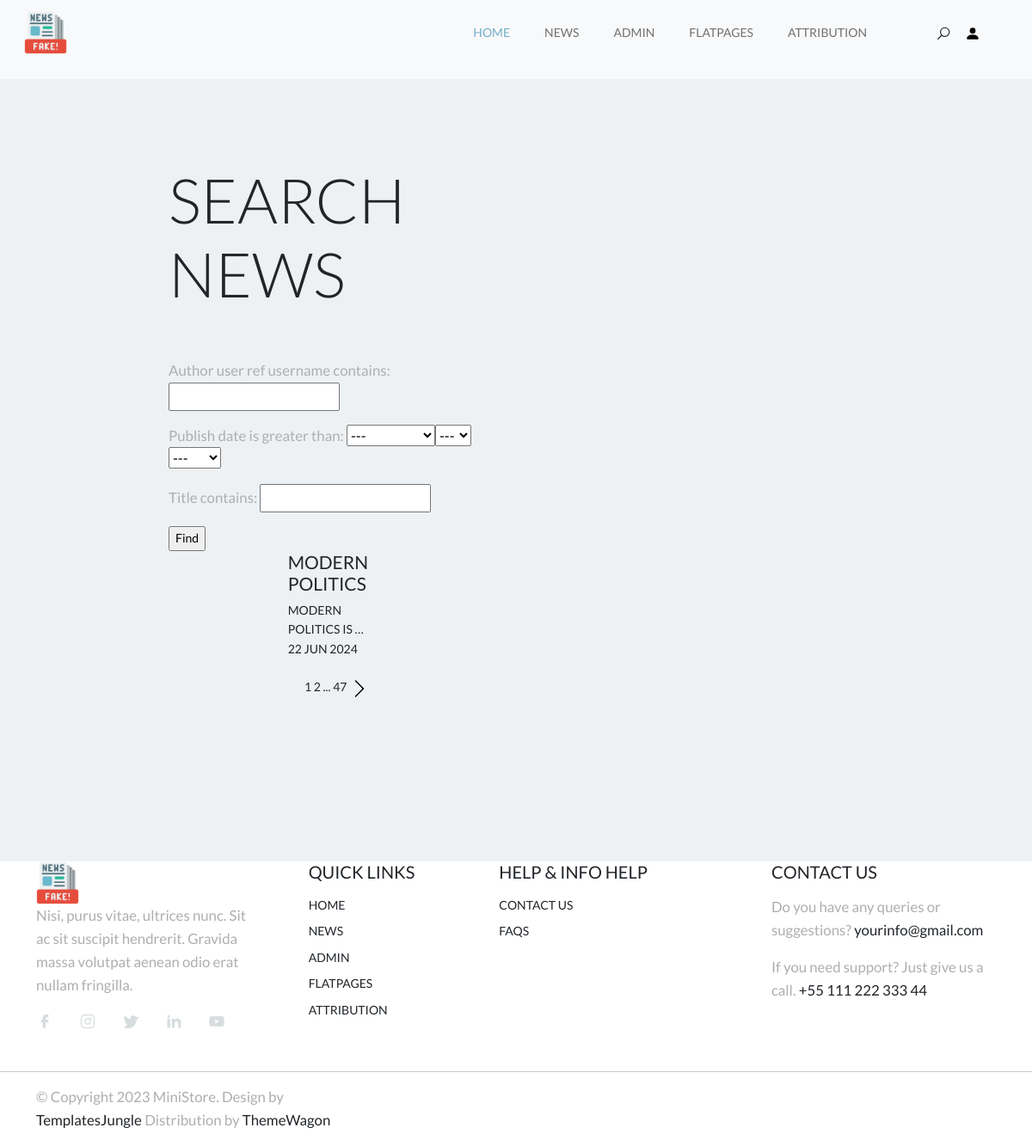
The app's page /news/search/ with its own data.
### news/models.py (models this page shows, shortened)
class Post(models.Model):
    article = "ar"
    news = "nw"
    PostTypes = [(article, "Article"), (news, "News")]
    publish_date = models.DateTimeField(auto_now_add=True)
    author = models.ForeignKey(Author, on_delete=models.CASCADE,related_name="authors")
    post_type = models.CharField(max_length=2, choices=PostTypes, default=news)
    category = models.ManyToManyField(Category, through="PostCategory")
    title = models.CharField(max_length=64)
    content = models.TextField()
    rating = models.FloatField(default=0.0)

### news/views.py (the view)
# urls.py: path('search/', PostSearch.as_view(), name='posts_search'),
class PostSearch(ListView):
    model = Post
    template_name = 'posts_search.html'
    context_object_name = 'posts'
    paginate_by = 1
    def get_queryset(self):
        queryset = super().get_queryset()
        self.filterset = PostFilter(self.request.GET, queryset)
        return self.filterset.qs
    def get_context_data(self, **kwargs):
        context = super().get_context_data(**kwargs)
        context['filterset'] = self.filterset
        return context

### news/templatetags/custom_filters.py (called while the page is built)
@register.simple_tag(takes_context=True)
def with_context(context, **kwargs):
    c = context['request'].GET.copy()
    for key, arg in kwargs.items():
        c[key] = arg
    return c.urlencode()

### templates/posts_search.html (shortened to what this page needs)
{% extends 'flatpages/default.html' %}
{% load custom_filters %}
{% block content %}
    <h2 class="display-2 pb-5 text-uppercase text-dark">Search News</h2>
   <form action="" method="get">
       {{ filterset.form.as_p }}
       <input type="submit" value="Find" />
   </form>
{% if posts %}
    {% for post in posts %}
    <div class="row d-flex flex-wrap align-items-center justify-content-center">
        <div class="col-lg-4 col-sm-12">
            <h3 class="card-title text-uppercase text-dark"><a href="/news/{{post.pk}}">{{post.title}}</a></h3>
            <div >
                <ul class="navbar-nav text-uppercase justify-content-end align-items-center flex-grow-1 pe-3">
                    <li class="nav-item">
                        {{ post.content|truncatechars:20 }}
                        <span class="meta-date">{{ post.publish_date|date:'d M Y' }}</span>
                    </li>
                </ul>
            </div>
            <br/>
        </div>
    </div>
    {%endfor%}
    <div style="text-align:center">
        {% endif %}
       <span class="meta-date">{{ page_obj.number }}</span>
        {% if page_obj.has_next %}
            {% if paginator.num_pages != page_obj.next_page_number %}
                <a href="?{% with_context page=page_obj.next_page_number %}"><span class="meta-date">{{ page_obj.next_page_number }}</span></a>
                ...
            {% endif %}
            <a href="?{% with_context page=page_obj.paginator.num_pages %}"><span class="meta-date">{{ page_obj.paginator.num_pages }}</span></a>
            <a href="?{% with_context page=page_obj.next_page_number %}"><svg class="chevron-right" style="width: 24px; height: 24px"><use xlink:href="#chevron-right"></use></svg></a>
        {% endif %}
    {% endblock content %}

### static/css/style.css (style rules this page uses)
:root { --accent-color: #717171; --white-color: #fff; --black-color: #000; --gray-color: #F3F3F3; --gray-color-300: #D8D8D8; --gray-color-500: #AEAEAE; --gray-color-800: #3A3A3A; --light-gray-color: #D7DDDF; --primary-color: #72AEC8; --bs-primary-rgb: 114,174,200; --light-color: #f8f9fa; --dark-color: #212529; --light-blue-color: #EDF1F3; --navbar-color-color: #131814; --swiper-theme-color: #4A4A4A; --swiper-pagination-color: #4A4A4A; }
:root { --body-font : "Lato", sans-serif; --heading-font : "Jost", sans-serif; }
*, *::before, *::after { -webkit-box-sizing: border-box; -moz-box-sizing: border-box; box-sizing: border-box; }
html { box-sizing: border-box; }
body { font-family: var(--body-font); font-size: 14px; font-weight: 500; line-height: 1.6; margin: 0; }
p { font-size: 1.2em; color: var(--gray-color-500); }
a { color: var(--dark-color); text-decoration: none; transition: 0.3s color ease-out; }
h3.card-title, h3.cart-title { font-size: 1.5em; }

### records on screen
Post: title "MODERN POLITICS", content "MODERN POLITICS IS …", publish_date "22 JUN 2024"

### other values on screen
{{ page_obj.number }} "1"
{{ page_obj.next_page_number }} "2"
{{ page_obj.paginator.num_pages }} "47"
